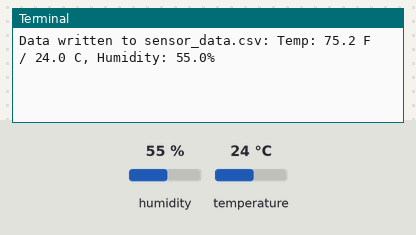
This program was run on a simulated Raspberry Pi (BCM pin numbers). Shown: the last lines printed to the terminal. Inputs (shaded band) come from the test bench; at power-on: humidity 55 %, temperature 24 °C. The clock reads 2024-03-15 10:24:30 at power-on unless the program sets it; files the program writes start out absent.

Above: at 1.2 s.
1.3 s: humidity set to 22 %
At 3.5 s:
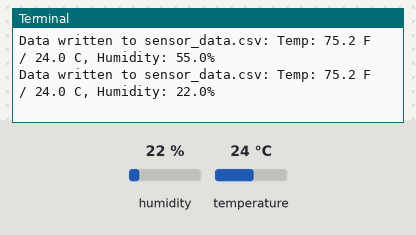
4.3 s: temperature set to 12 °C
At 6.0 s:
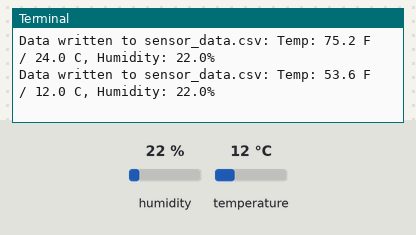
7.3 s: humidity set to 40 %
At 9.8 s:
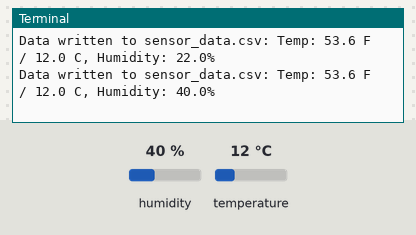
Timing chart, 0 to 11.3 s (numbered marks = the images above; inputs shaded):
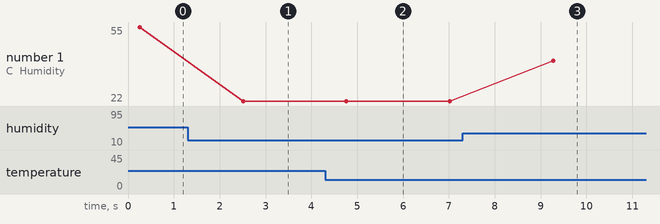

Measured:
- after the input at 1.3 s, the terminal: prints a new line after 1.2 s (image 1)
- after the input at 4.3 s, the terminal: prints a new line after 0.46 s (image 2)
- after the input at 7.3 s, the terminal: prints a new line after 2.0 s (image 3)
- plotted number 1: 55 → 22 after the input at 1.3 s, 22 → 40 after the input at 7.3 s

The program:

sensor_data_collector.py
```python
import time
import csv
import board
import adafruit_dht
from datetime import datetime
import logging
import os

# Configure logging
logging.basicConfig(level=logging.ERROR)

# Constants
SLEEP_DURATION = 2.0
CSV_FILE_NAME = 'sensor_data.csv'

def read_sensor_data(dht_device):
    """
    Reads the temperature and humidity from a DHT device.

    Parameters
    ----------
    dht_device : adafruit_dht.DHT
        The DHT device from which to read.

    Returns
    -------
    tuple
        The temperature in Fahrenheit and Celsius and the humidity percentage.

    Raises
    ------
    RuntimeError
        If the read from the DHT sensor fails.
    """
    temperature_c = dht_device.temperature
    temperature_f = temperature_c * (9 / 5) + 32
    humidity = dht_device.humidity
    return temperature_f, temperature_c, humidity

def append_to_csv(data, file_name):
    """
    Appends sensor data with a timestamp to a CSV file. Creates the file if it does not exist.

    Parameters
    ----------
    data : list
        The temperature and humidity data to be written, along with the timestamp.
    file_name : str
        The path to the CSV file where data will be appended.
    """
    file_exists = os.path.exists(file_name)
    with open(file_name, mode='a', newline='') as file:
        csv_writer = csv.writer(file)
        # Write headers if the file is being created
        if not file_exists:
            csv_writer.writerow(['Timestamp', 'Temp_F', 'Temp_C', 'Humidity'])
        csv_writer.writerow(data)

def main():
    # Initialize the DHT device
    dht_device = adafruit_dht.DHT22(board.D15)

    while True:
        try:
            # Read data from the sensor
            temperature_f, temperature_c, humidity = read_sensor_data(dht_device)
            timestamp = datetime.now().strftime('%Y-%m-%d %H:%M:%S')
            data = [timestamp, temperature_f, temperature_c, humidity]
            append_to_csv(data, CSV_FILE_NAME)
            print(f"Data written to {CSV_FILE_NAME}: Temp: {temperature_f:.1f} F / {temperature_c:.1f} C, Humidity: {humidity}%")

        except RuntimeError as error:
            logging.error(f"Reading from DHT22 failed: {error}")
            time.sleep(SLEEP_DURATION)

        except Exception as error:
            logging.critical(f"An unexpected error occurred: {error}", exc_info=True)

        time.sleep(SLEEP_DURATION)

if __name__ == '__main__':
    main()
```
